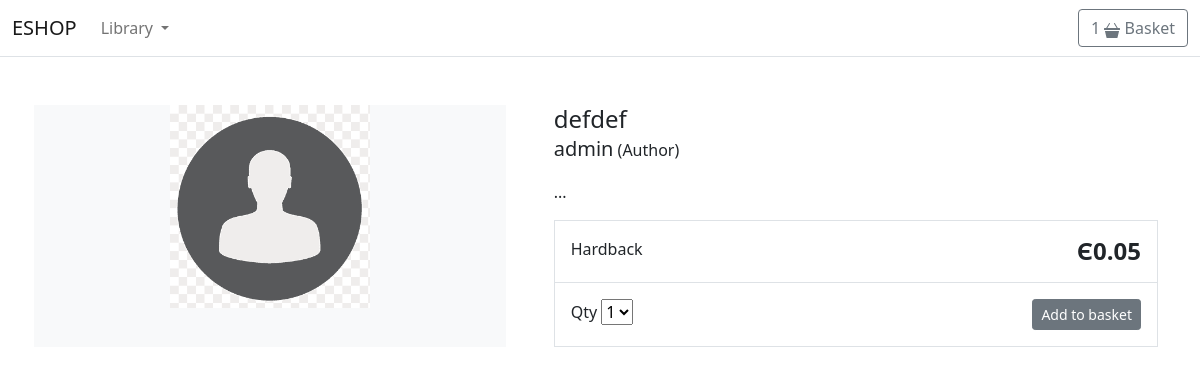
The page /defdef/ on the database as committed earlier.
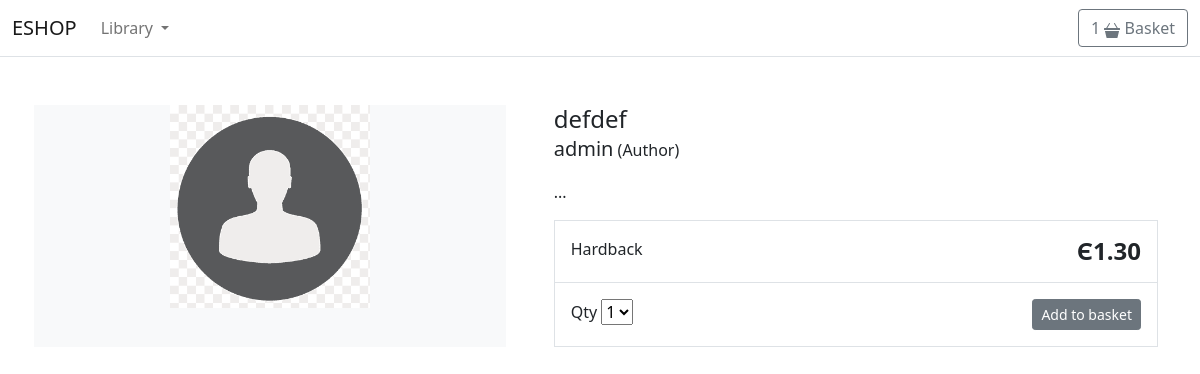
The same page on the database as committed later.
### store/models.py (models this page shows, shortened)
class Product(models.Model):
    category = models.ForeignKey(Category, related_name='product', on_delete=models.CASCADE)
    created_by = models.ForeignKey(User, on_delete=models.CASCADE, related_name='product_creator')
    title = models.CharField(max_length=255)
    author = models.CharField(max_length=255, default='admin')
    description = models.TextField(blank=True)
    image = models.ImageField(upload_to='images/', default='images/default.png')
    slug = models.SlugField(max_length=255)
    price = models.DecimalField(default=True, max_digits=4, decimal_places=2)
    in_stock = models.BooleanField(default=True)
    is_active = models.BooleanField(default=True)
    created = models.DateTimeField(auto_now_add=True)
    updated = models.DateTimeField(auto_now=True)
    objects = models.Manager()
    products = ProductManager()
    class Meta:
        verbose_name_plural = "Products"
        ordering = ('-created', ) #descendent order of added Products

### store/views.py (the view)
# urls.py: path('<slug:slug>/', views.product_detail, name='product_detail'),
def product_detail(request, slug):
    product = get_object_or_404(Product, slug=slug, in_stock=True)
    return render(request, 'store/products/single_item.html', {'product': product})

### basket/context_processors.py (called while the page is built)
def basket(request):
    return {'basket': Basket(request)}

### store/context_processors.py (called while the page is built)
def categories(request):
    return {
        'categories': Category.objects.all()
    }

### store/models.py (called while the page is built)
    def get_absolute_url(self):
        return reverse('store:category_list', args=[self.slug])

### templates/store/products/single_item.html (shortened to what this page needs)
{% extends "store/base.html" %}
{% load static %}
{% block content %}
<div class="container">
    <main class="pt-5">
        <div class="row g-3">
            <div class="col-md-5 col-lg-5 order-md-first bg-light">
                <img class="img-fluid mx-auto d-block" width="200px" alt="Responsive image"
                     src="{{ product.image.url }}">
            </div>
            <div class="col-md-7 col-lg-7 ps-md-3 ps-lg-5">
                <h1 class="mb-0 h4">{{ product.title }}</h1>
                <p><span class="lead">{{ product.author }}</span> (Author)</p>
                <p>{{ product.description|slice:":355" }}...</p>
                <div class="border">
                    <div class="col border-bottom">
                        <div class="row p-3">
                            <div class="col-6">Hardback</div>
                            <div class="col-6 text-end"><span class="h4 fw-bold">Є{{ product.price }}</span></div>
                        </div>
                    </div>
                    <div class="col">
                        <div class="row p-3">
                            <div class="col-6">
                                <label for="select">Qty</label>
                                <select id="select">
                                    <option value="1">1</option>
                                </select>
                            </div>
                            <div class="col-6 text-end">
                                <button type="button" id="add-button" value="{{ product.id }}" class="btn btn-secondary btn-sm">
                                    Add to basket
                                </button>
                            </div>
                        </div>
                    </div>
                </div>
            </div>
        </div>
    </main>
</div>
{% endblock %}

Rows that differ between the two databases and show on the page:
changed Product "defdef": price "0.05" → "1.30"
